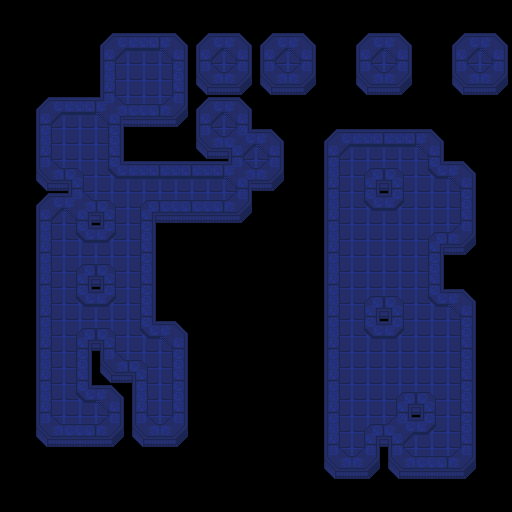

Below is a game level as drawn by its tile map, then a one-line description and the .tmx file that defines it, in full:
An orthogonal 16x16 tile map with 32x32 px tiles, 1 tile layer (Tile Layer 1) and 16 objects (8x Doodad, 3x Crystal, 2x Waypoint, Start, Platform, ...).

<map version="1.10" tiledversion="1.11.0" orientation="orthogonal" renderorder="right-down" width="16" height="16" tilewidth="32" tileheight="32" infinite="0" nextlayerid="4" nextobjectid="23">
 <tileset firstgid="1" source="Terrain.tsx" />
 <layer id="3" name="Tile Layer 1" width="16" height="16">
  <data encoding="csv">
1,1,1,1,1,1,1,1,1,1,1,1,1,1,1,1,
1,0,0,7,3,8,7,8,7,8,1,7,8,1,7,8,
1,0,0,6,2,4,10,9,10,9,1,10,9,1,10,9,
1,7,3,12,5,9,7,8,1,1,1,1,1,1,1,1,
1,6,2,4,1,1,10,11,8,1,7,3,3,8,1,1,
1,10,14,16,3,3,3,12,9,1,6,13,14,16,8,1,
1,7,12,14,13,5,5,9,1,1,6,16,15,2,4,1,
1,6,16,15,4,1,1,1,1,1,6,2,2,13,9,1,
1,6,13,14,4,1,1,1,1,1,6,2,2,4,1,1,
1,6,16,15,4,1,1,1,1,1,6,13,14,16,8,1,
1,6,13,14,16,8,1,1,1,1,6,16,15,2,4,1,
1,6,4,10,14,4,1,1,1,1,6,2,2,2,4,1,
1,6,16,8,6,4,1,1,1,1,6,2,13,14,4,1,
1,10,5,9,10,9,1,1,1,1,6,13,11,15,4,1,
1,1,1,1,1,1,1,1,1,1,10,9,10,5,9,1,
1,1,1,1,1,1,1,1,1,1,1,1,1,1,1,1
</data>
 </layer>
 <objectgroup id="2" name="Object Layer 1">
  <object id="2" type="Start" x="32" y="32" width="32" height="32">
   <ellipse />
  </object>
  <object id="6" type="Platform" x="160" y="224" width="96" height="96">
   <properties>
    <property name="waypoint_0" type="object" value="7" />
    <property name="waypoint_1" type="object" value="8" />
   </properties>
   <ellipse />
  </object>
  <object id="7" type="Waypoint" x="192" y="256" width="32" height="32">
   <properties>
    <property name="wait_time" type="float" value="1" />
   </properties>
   <ellipse />
  </object>
  <object id="8" type="Waypoint" x="256" y="256" width="32" height="31.6364">
   <properties>
    <property name="wait_time" type="float" value="1" />
   </properties>
   <ellipse />
  </object>
  <object id="9" type="Crystal" x="384" y="192" width="32" height="32">
   <ellipse />
  </object>
  <object id="12" type="Crystal" x="384" y="352" width="32" height="32">
   <ellipse />
  </object>
  <object id="13" type="Crystal" x="416" y="288" width="32" height="32">
   <ellipse />
  </object>
  <object id="14" type="Exit" x="480" y="64">
   <ellipse />
  </object>
  <object id="15" type="Doodad" x="64" y="128">
   <ellipse />
  </object>
  <object id="16" type="Doodad" x="96" y="128">
   <ellipse />
  </object>
  <object id="17" type="Doodad" x="128" y="256">
   <ellipse />
  </object>
  <object id="18" type="Doodad" x="128" y="288">
   <ellipse />
  </object>
  <object id="19" type="Doodad" x="128" y="320">
   <ellipse />
  </object>
  <object id="20" type="Doodad" x="64" y="256">
   <ellipse />
  </object>
  <object id="21" type="Doodad" x="64" y="320">
   <ellipse />
  </object>
  <object id="22" type="Doodad" x="64" y="288">
   <ellipse />
  </object>
 </objectgroup>
</map>
